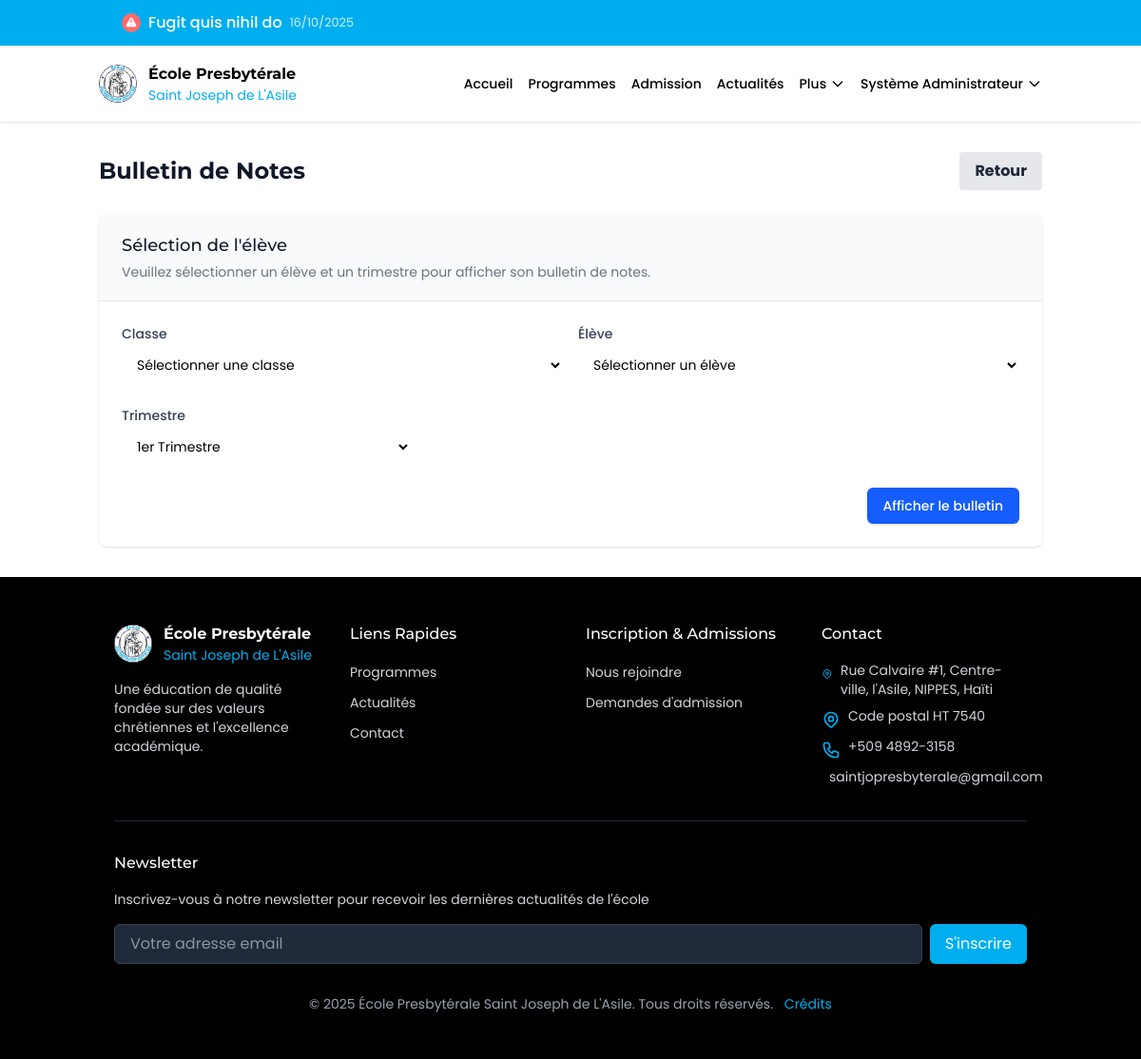
/notes/bulletin (signed in), run on the app's committed database.
### models.py (models this page shows, shortened)
class Annonce(db.Model):
    __tablename__ = 'annonces'
    id = db.Column(db.Integer, primary_key=True)
    titre = db.Column(db.String(100), nullable=False)
    contenu = db.Column(db.Text, nullable=False)
    date_creation = db.Column(db.DateTime, default=datetime.now)
    date_expiration = db.Column(db.Date)
    public = db.Column(db.Boolean, default=True)
    important = db.Column(db.Boolean, default=False)

### modules/notes.py (the view, shortened to what this page needs)
@notes_blueprint.route('/bulletin')
@login_required
def bulletin():
    eleve_id = request.args.get('eleve_id')
    trimestre = request.args.get('trimestre')
    if not eleve_id or not trimestre:
        from models import Classe
        classes = Classe.query.order_by(Classe.niveau, Classe.nom).all()
        return render_template('notes/bulletin_form.html', classes=classes)

### app.py (called while the page is built)
@login_manager.user_loader
def load_user(user_id):
    return User.query.get(int(user_id))

### templates/notes/bulletin_form.html (shortened to what this page needs)
{% extends 'base.html' %}
{% block content %}
<div class="container mx-auto px-4 py-8">
    <div class="flex justify-between items-center mb-6">
        <h1 class="text-2xl font-bold text-gray-900">Bulletin de Notes</h1>
        <div class="flex space-x-2">
            <a href="{{ url_for('notes.index') }}" class="bg-gray-200 hover:bg-gray-300 text-gray-800 font-bold py-2 px-4 rounded">
                Retour
            </a>
        </div>
    </div>
    <div class="bg-white shadow overflow-hidden sm:rounded-lg">
        <div class="px-4 py-5 sm:px-6 bg-gray-50">
            <h2 class="text-lg font-medium text-gray-900">Sélection de l'élève</h2>
            <p class="mt-1 max-w-2xl text-sm text-gray-500">Veuillez sélectionner un élève et un trimestre pour afficher son bulletin de notes.</p>
        </div>
        <div class="border-t border-gray-200 px-4 py-5 sm:p-6">
            <form action="{{ url_for('notes.bulletin') }}" method="GET" class="space-y-6">
                <div class="grid grid-cols-1 gap-y-6 gap-x-4 sm:grid-cols-6">
                    <div class="sm:col-span-3">
                        <label for="classe_id" class="block text-sm font-medium text-gray-700">Classe</label>
                        <select id="classe_id" name="classe_id" required class="mt-1 block w-full pl-3 pr-10 py-2 text-base border-gray-300 focus:outline-none focus:ring-blue-500 focus:border-blue-500 sm:text-sm rounded-md">
                            <option value="">Sélectionner une classe</option>
                        </select>
                    </div>
                    <div class="sm:col-span-3">
                        <label for="eleve_id" class="block text-sm font-medium text-gray-700">Élève</label>
                        <select id="eleve_id" name="eleve_id" required class="mt-1 block w-full pl-3 pr-10 py-2 text-base border-gray-300 focus:outline-none focus:ring-blue-500 focus:border-blue-500 sm:text-sm rounded-md">
                            <option value="">Sélectionner un élève</option>
                        </select>
                    </div>
                    <div class="sm:col-span-2">
                        <label for="trimestre" class="block text-sm font-medium text-gray-700">Trimestre</label>
                        <select id="trimestre" name="trimestre" required class="mt-1 block w-full pl-3 pr-10 py-2 text-base border-gray-300 focus:outline-none focus:ring-blue-500 focus:border-blue-500 sm:text-sm rounded-md">
                            <option value="1">1er Trimestre</option>
                        </select>
                    </div>
                </div>
                <div class="flex justify-end">
                    <button type="submit" class="inline-flex justify-center py-2 px-4 border border-transparent shadow-sm text-sm font-medium rounded-md text-white bg-blue-600 hover:bg-blue-700 focus:outline-none focus:ring-2 focus:ring-offset-2 focus:ring-blue-500">
                        Afficher le bulletin
                    </button>
                </div>
            </form>
        </div>
    </div>
</div>
{% endblock %}

### templates/base.html (shortened to what this page needs)
<html lang="en">
   <head>
      <script src="https://cdn.jsdelivr.net/npm/@tailwindcss/browser@4"></script>
      <link href="https://unpkg.com/aos@2.3.1/dist/aos.css" rel="stylesheet">
   </head>
   <body>
      <div id="root" class="overflow-y-hidden">
         {% if annonces and annonces|length > 0 %}
         <div class="ticker-wrap w-full">
            <div class="ticker container mx-auto">
               <div class="ticker-track" id="ticker-track">
                  {% for annonce in annonces %}
                  <div class="ticker-item">
                     <a href="{{ url_for('communication.details_annonce', annonce_id=annonce.id) }}" class="ticker-link">
                        {% if annonce.important is defined and annonce.important %}
                        <span class="ticker-icon important">
                        </span>
                        {% else %}
                        <span class="ticker-icon">
                           <svg xmlns="http://www.w3.org/2000/svg" viewBox="0 0 20 20" fill="currentColor">
                              <path fill-rule="evenodd" d="M18 3a1 1 0 00-1.447-.894L8.763 6H5a3 3 0 000 6h.28l1.771 5.316A1 1 0 008 18h1a1 1 0 001-1v-4.382l6.553 3.276A1 1 0 0018 15V3z" clip-rule="evenodd" />
                           </svg>
                        </span>
                        {% endif %}
                        <span class="ticker-title">{{ annonce.titre }}</span>
                        <span class="ticker-date">{{ annonce.date_creation.strftime('%d/%m/%Y') }}</span>
                     </a>
                  </div>
                  {% endfor %}
               </div>
            </div>
         </div>
         {% endif %}
         <header class="sticky top-0 z-50 w-full bg-white/90 backdrop-blur-md shadow-sm zindex-1000">
            <div class="container mx-auto px-4">
               <div class="flex h-20 items-center justify-between">
                     <div class="flex items-center flex-shrink-0">
                        <a href="#" class="flex items-center">
                           <img src="/static/assets/logo.jpg" alt="École Presbytérale Saint Joseph de L'Asile" class="h-10 w-10 rounded-full flex-shrink-0">
                           <div class="ml-3">
                              <h1 class="text-sm font-bold text-black md:text-base whitespace-nowrap">École Presbytérale</h1>
                              <p class="text-xs text-[#00AEEF] md:text-sm whitespace-nowrap">Saint Joseph de L'Asile</p>
                           </div>
                        </a>
                     </div>
                     <nav class="hidden lg:flex lg:items-center lg:space-x-4">
                       <a href="{{ url_for('accueil') }}" class="text-sm font-medium text-black hover:text-[#00AEEF]">Accueil</a>
                       <a href="{{ url_for('programmes') }}" class="text-sm font-medium text-black hover:text-[#00AEEF]">Programmes</a>
                       <a href="{{ url_for('admission') }}" class="text-sm font-medium text-black hover:text-[#00AEEF]">Admission</a>
                       <a href="{{ url_for('evenements') }}" class="text-sm font-medium text-black hover:text-[#00AEEF]">Actualités</a>
                       <div class="relative" x-data="{ open: false }">
                           <button @click="open = !open" @click.away="open = false" class="flex items-center text-sm font-medium text-black hover:text-[#00AEEF] focus:outline-none focus:text-[#00AEEF]">
                               Plus
                               <svg xmlns="http://www.w3.org/2000/svg" class="h-4 w-4 ml-1 transition-transform duration-200" :class="{ 'rotate-180': open }" fill="none" viewBox="0 0 24 24" stroke="currentColor">
                                   <path stroke-linecap="round" stroke-linejoin="round" stroke-width="2" d="M19 9l-7 7-7-7" />
                               </svg>
                           </button>
                       </div>
                       {% if session.get('user_id') %}
                           <div class="relative" x-data="{ open: false }">
                               <button @click="open = !open" @click.away="open = false" class="flex items-center text-sm font-medium text-black hover:text-[#00AEEF] focus:outline-none focus:text-[#00AEEF]">
                                   {{ session.get('user_name', 'Utilisateur') }}
                                   <svg xmlns="http://www.w3.org/2000/svg" class="h-4 w-4 ml-1 transition-transform duration-200" :class="{ 'rotate-180': open }" fill="none" viewBox="0 0 24 24" stroke="currentColor">
                                       <path stroke-linecap="round" stroke-linejoin="round" stroke-width="2" d="M19 9l-7 7-7-7" />
                                   </svg>
                               </button>
                           </div>
                       {% else %}
                           <a href="{{ url_for('auth.login') }}" class="text-sm font-medium text-black hover:text-[#00AEEF]">Connexion</a>
                       {% endif %}
                       </nav>
                  </div>
               </div>
            </header>
            {% block content %}
            {% endblock %}
            <footer class="bg-black text-white">
               <div class="container mx-auto px-4 py-12 sm:px-6 lg:px-8">
                  <div class="grid grid-cols-1 gap-8 md:grid-cols-4">
                     <div class="md:col-span-1">
                        <div class="flex items-center">
                           <a href="#" class="flex items-center">
                              <img src="/static/assets/logo.jpg" alt="École Presbytérale Saint Joseph de L'Asile" class="h-10 w-10 rounded-full" data-aos="fade-right">
                              <div class="ml-3">
                                 <h2 class="text-sm font-bold text-white md:text-base">École Presbytérale</h2>
                                 <p class="text-xs text-[#00AEEF] md:text-sm">Saint Joseph de L'Asile</p>
                              </div>
                           </a>
                        </div>
                        <p class="mt-4 text-sm text-gray-300">Une éducation de qualité fondée sur des valeurs chrétiennes et l'excellence académique.</p>
                     </div>
                     <div>
                        <h3 class="text-base font-medium text-white">Liens Rapides</h3>
                        <ul class="mt-4 space-y-2">
                           <li><a href="{{ url_for('programmes') }}" class="text-sm text-gray-300 hover:text-[#00AEEF]">Programmes</a></li>
                           <li><a href="{{ url_for('evenements') }}" class="text-sm text-gray-300 hover:text-[#00AEEF]">Actualités</a></li>
                           <li><a href="{{ url_for('contact') }}" class="text-sm text-gray-300 hover:text-[#00AEEF]">Contact</a></li>
                        </ul>
                     </div>
                     <div>
                        <h3 class="text-base font-medium text-white">Inscription & Admissions</h3>
                        <ul class="mt-4 space-y-2">
                           <li><a href="{{ url_for('inscriptions.formulaire') }}" class="text-sm text-gray-300 hover:text-[#00AEEF]">Nous rejoindre</a></li>
                           <li><a href="{{ url_for('admission') }}" class="text-sm text-gray-300 hover:text-[#00AEEF]">Demandes d'admission</a></li>
                        </ul>
                     </div>
                     <div>
                        <h3 class="text-base font-medium text-white">Contact</h3>
                        <ul class="mt-4 space-y-2">
                           <li class="flex items-start">
                              <span class="ml-2 text-sm text-gray-300">Rue Calvaire #1, Centre-ville, l'Asile, NIPPES, Haïti</span>
                           </li>
                           <li class="flex items-start">
                              <span class="ml-2 text-sm text-gray-300">Code postal HT 7540</span>
                           </li>
                           <li class="flex items-start">
                              <span class="ml-2 text-sm text-gray-300">+509 4892-3158</span>
                           </li>
                           <li class="flex items-start">
                              <span class="ml-2 text-sm text-gray-300">saintjopresbyterale@gmail.com</span>
                           </li>
                        </ul>
                     </div>
                  </div>
                  <div class="mt-8 border-t border-gray-800 pt-8">
                     <div class="mb-8">
                        <h3 class="text-base font-medium text-white mb-4">Newsletter</h3>
                        <p class="text-sm text-gray-300 mb-4">Inscrivez-vous à notre newsletter pour recevoir les dernières actualités de l'école</p>
                        <form id="newsletter-form" class="flex flex-col sm:flex-row gap-2">
                           <input type="email" name="email" placeholder="Votre adresse email" required class="px-4 py-2 rounded-md bg-gray-800 text-white border border-gray-700 focus:outline-none focus:ring-2 focus:ring-[#00AEEF] flex-grow">
                           <button type="submit" class="px-4 py-2 bg-[#00AEEF] text-white rounded-md hover:bg-[#0098d1] transition-colors">S'inscrire</button>
                        </form>
                     </div>
                     <p class="text-center text-sm text-gray-400">© 2025 École Presbytérale Saint Joseph de L'Asile. Tous droits réservés.
                        <a href="{{ url_for('credits') }}" class="text-[#00AEEF] hover:underline ml-2">Crédits</a>
                     </p>
                  </div>
               </div>
            </footer>
      </div>
   </body>
</html>

### templates/base.html (style rules this page uses)
body { font-family: 'Poppins', sans-serif; }
h1, h2, h3, h4, h5, h6 { font-family: 'Montserrat', sans-serif; }
.ticker-wrap { position: relative; background: #00AEEF; color: white; padding: 8px 0; overflow: hidden; margin: 0; z-index: 40; }
.ticker { position: relative; width: 100%; overflow: hidden; padding: 0 8px; }
.ticker-track { display: flex; position: relative; white-space: nowrap; }
.ticker-item { flex-shrink: 0; padding: 0 20px; }
.ticker-link { display: inline-flex; align-items: center; padding: 4px 12px; border-radius: 4px; color: white; text-decoration: none; transition: all 0.2s ease; }
.ticker-icon { display: inline-flex; align-items: center; justify-content: center; width: 20px; height: 20px; margin-right: 8px; background: rgba(255, 255, 255, 0.2); border-radius: 50%; }
.ticker-icon svg { width: 14px; height: 14px; color: white; }
.ticker-icon.important { background: #ff6b6b; }
.ticker-icon.important svg { color: white; }
.ticker-title { font-weight: 500; margin-right: 8px; }
.ticker-date { font-size: 0.8rem; opacity: 0.8; }

### data on the page
Annonce: important True (drawn), titre "Fugit quis nihil do", date_creation "16/10/2025"

### other printed values
{{ session.get('user_name', 'Utilisateur') }} "Système Administrateur"
